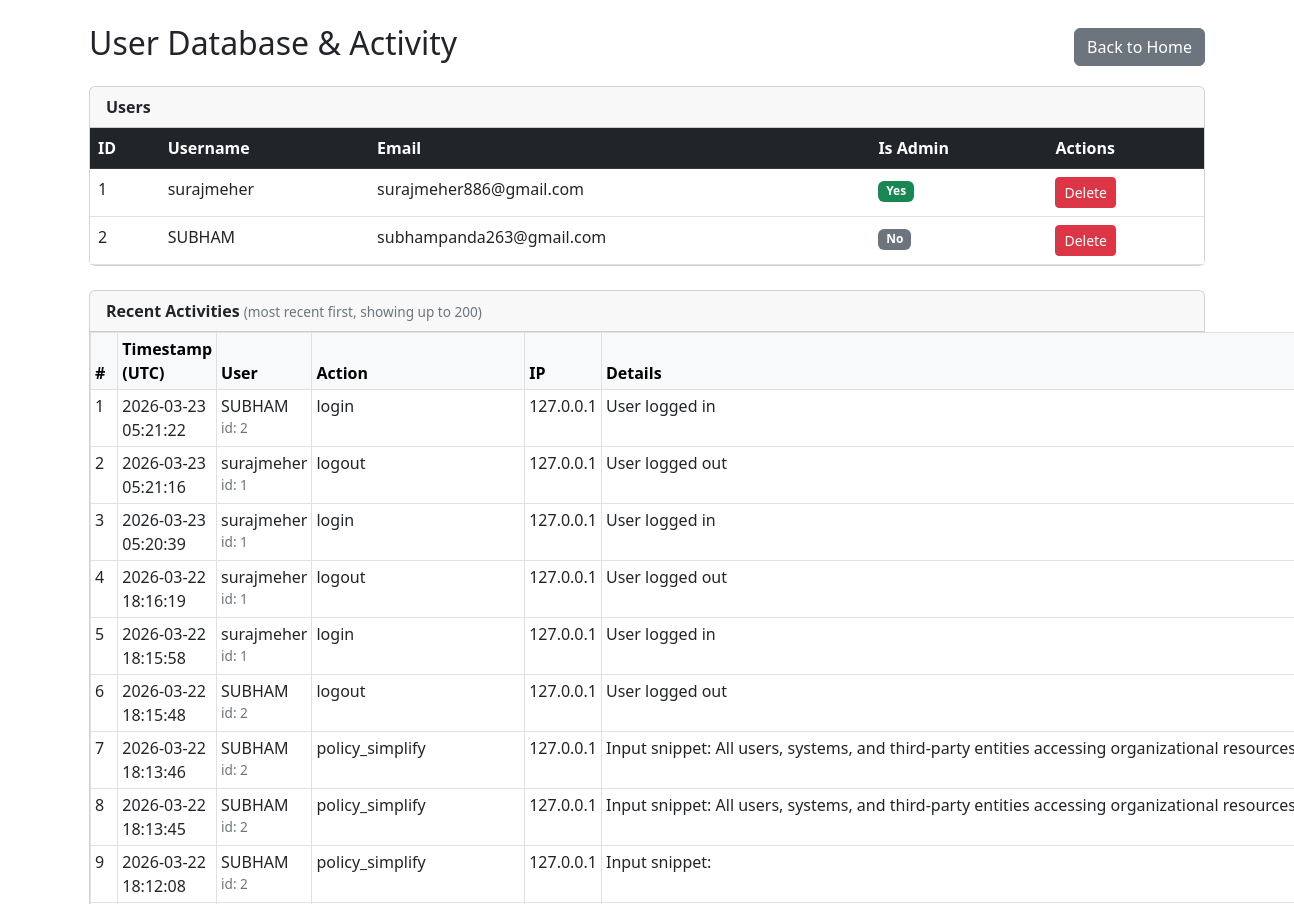
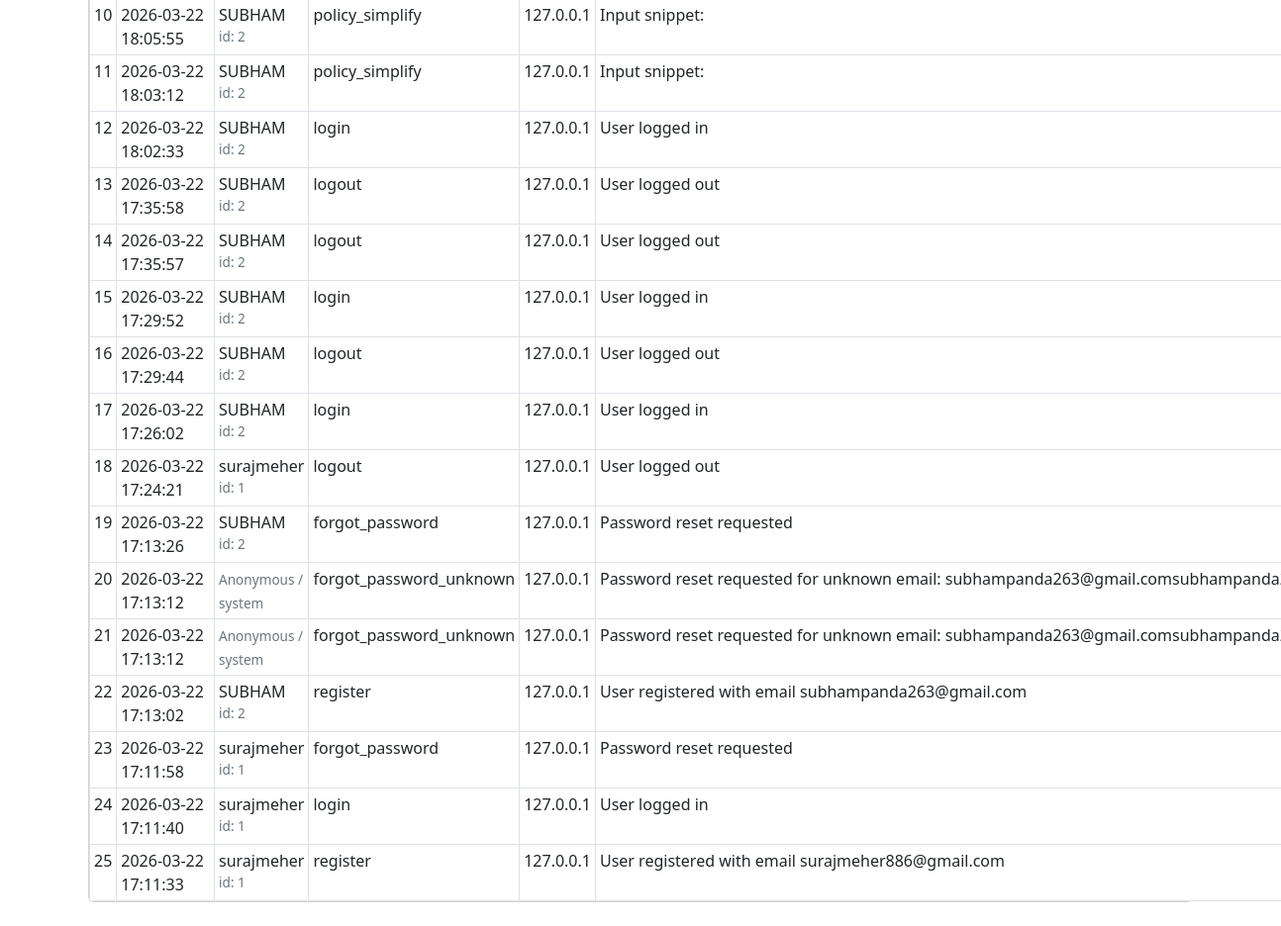
Page /admin (signed in) on the earlier database version (2 pictures, top to bottom).
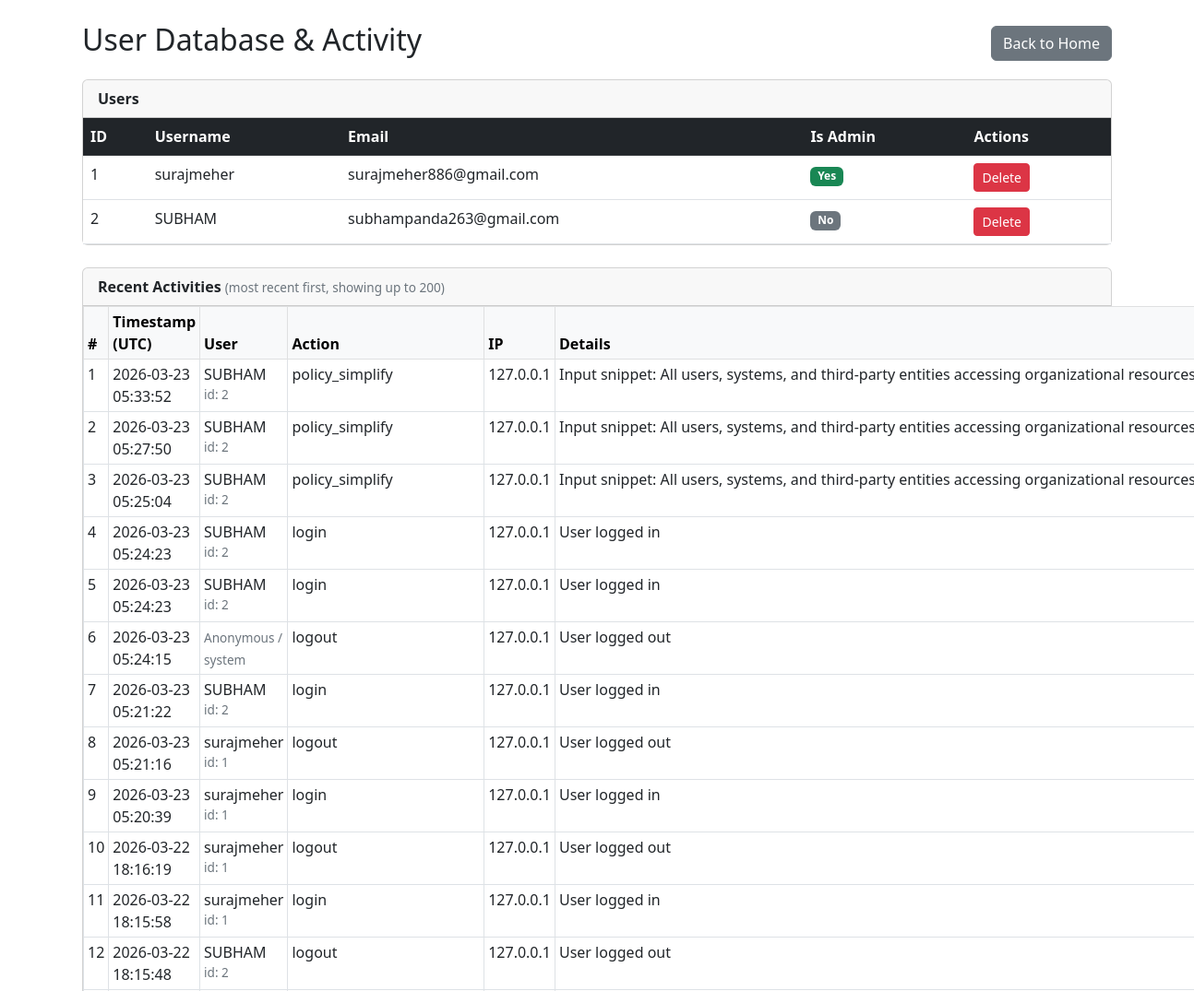
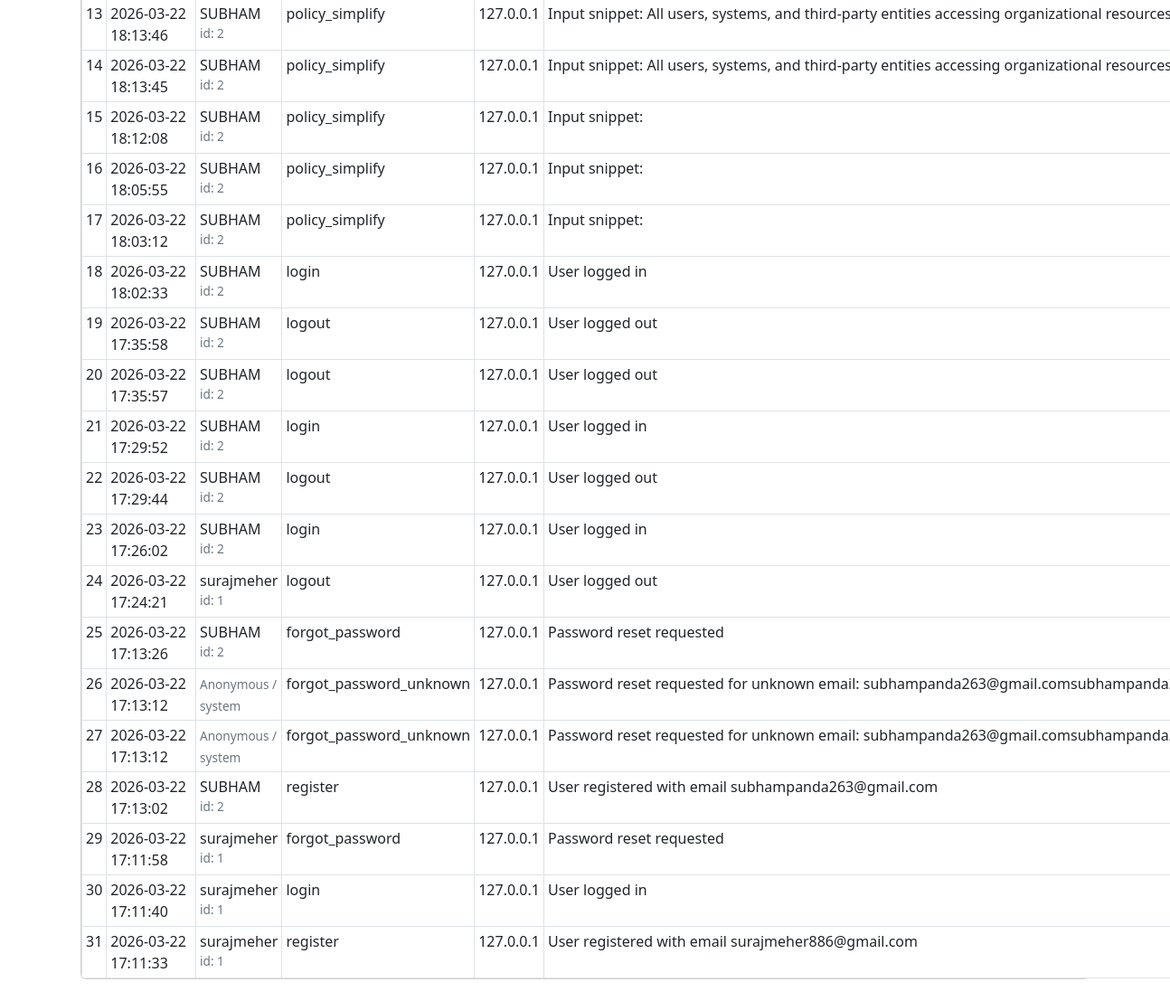
Same page on the later database version (2 pictures, top to bottom).
### app.py (models this page shows)
class User(db.Model):
    id = db.Column(db.Integer, primary_key=True)
    username = db.Column(db.String(150), unique=True, nullable=False)
    email = db.Column(db.String(150), unique=True, nullable=False)
    password_hash = db.Column(db.String(256), nullable=False)
    reset_token = db.Column(db.String(256), nullable=True)
    is_admin = db.Column(db.Boolean, default=False)
    activities = db.relationship('Activity', backref='user', lazy='dynamic')

class Activity(db.Model):
    id = db.Column(db.Integer, primary_key=True)
    user_id = db.Column(db.Integer, db.ForeignKey('user.id'), nullable=True)
    action = db.Column(db.String(100), nullable=False)
    details = db.Column(db.Text, nullable=True)
    ip_address = db.Column(db.String(64), nullable=True)
    timestamp = db.Column(db.DateTime, default=datetime.utcnow, index=True)

### app.py (the view)
@app.route('/admin')
def admin():
    if "username" not in session or not session.get("is_admin"):
        flash("Admin access only.", "danger")
        return redirect(url_for('login'))
    users = User.query.order_by(User.id.asc()).all()
    recent_activities = Activity.query.order_by(Activity.timestamp.desc()).limit(200).all()
    return render_template("Admin.html", users=users, activities=recent_activities)

### templates/Admin.html (shortened to what this page needs)
<!DOCTYPE html>
<html lang="en">
<head>
    <link href="https://cdn.jsdelivr.net/npm/bootstrap@5.3.0-alpha3/dist/css/bootstrap.min.css" rel="stylesheet">
</head>
<body>
  <div class="container mt-4">
    <div class="d-flex justify-content-between align-items-center mb-3">
      <h2>User Database & Activity</h2>
      <a href="/" class="btn btn-secondary">Back to Home</a>
    </div>
    <div class="card mb-4">
      <div class="card-header">
        <strong>Users</strong>
      </div>
      <div class="card-body p-0">
        <table class="table table-hover mb-0">
          <thead class="table-dark">
            <tr>
              <th>ID</th>
              <th>Username</th>
              <th>Email</th>
              <th>Is Admin</th>
              <th>Actions</th>
            </tr>
          </thead>
          <tbody>
            {% for user in users %}
            <tr>
              <td>{{ user.id }}</td>
              <td>{{ user.username }}</td>
              <td>{{ user.email }}</td>
              <td>{% if user.is_admin %}<span class="badge bg-success">Yes</span>{% else %}<span class="badge bg-secondary">No</span>{% endif %}</td>
              <td>
                <form action="{{ url_for('delete_user', user_id=user.id) }}" method="post" onsubmit="return confirm('Are you sure you want to delete this user?');" style="display:inline;">
                  <button type="submit" class="btn btn-danger btn-sm">Delete</button>
                </form>
              </td>
            </tr>
            {% endfor %}
          </tbody>
        </table>
      </div>
    </div>
    <div class="card mb-4">
      <div class="card-header">
        <strong>Recent Activities</strong>
        <span class="small-muted"> (most recent first, showing up to 200)</span>
      </div>
      <div class="card-body p-0">
        <table class="table table-sm table-bordered mb-0">
          <thead class="table-light">
            <tr>
              <th>#</th>
              <th>Timestamp (UTC)</th>
              <th>User</th>
              <th>Action</th>
              <th>IP</th>
              <th>Details</th>
            </tr>
          </thead>
          <tbody>
            {% for act in activities %}
            <tr>
              <td>{{ loop.index }}</td>
              <td>{{ act.timestamp.strftime('%Y-%m-%d %H:%M:%S') if act.timestamp else '' }}</td>
              <td>
                {% if act.user %}
                  {{ act.user.username }} <div class="small-muted">id: {{ act.user.id }}</div>
                {% else %}
                  <span class="small-muted">Anonymous / system</span>
                {% endif %}
              </td>
              <td>{{ act.action }}</td>
              <td>{{ act.ip_address or '-' }}</td>
              <td class="activity-details">
                <div class="truncate" title="{{ act.details }}">{{ act.details or '-' }}</div>
              </td>
            </tr>
            {% endfor %}
          </tbody>
        </table>
      </div>
    </div>
  </div>
</body>
</html>

### templates/Admin.html (style rules this page uses)
.small-muted { font-size: 0.85rem; color: #6c757d; }
.truncate { max-width: 45rem; white-space: nowrap; overflow: hidden; text-overflow: ellipsis; }
.activity-details { max-width: 60rem; word-wrap: break-word; }

Differences in the rows shown:
added Activity: timestamp "2026-03-23 05:33:52", user.username "SUBHAM", user.id "2", action "policy_simplify", ip_address "127.0.0.1", details "Input snippet: All users, systems, and third-party entities accessing organizational resources…"
added Activity: timestamp "2026-03-23 05:27:50", user.username "SUBHAM", user.id "2", action "policy_simplify", ip_address "127.0.0.1", details "Input snippet: All users, systems, and third-party entities accessing organizational resources…"
added Activity: timestamp "2026-03-23 05:25:04", user.username "SUBHAM", user.id "2", action "policy_simplify", ip_address "127.0.0.1", details "Input snippet: All users, systems, and third-party entities accessing organizational resources…"
added Activity: timestamp "2026-03-23 05:24:23", user.username "SUBHAM", user.id "2", action "login", ip_address "127.0.0.1", details "User logged in"
added Activity: timestamp "2026-03-23 05:24:23", user.username "SUBHAM", user.id "2", action "login", ip_address "127.0.0.1", details "User logged in"
added Activity: timestamp "2026-03-23 05:24:15", shows "Anonymous / system", action "logout", ip_address "127.0.0.1", details "User logged out"
